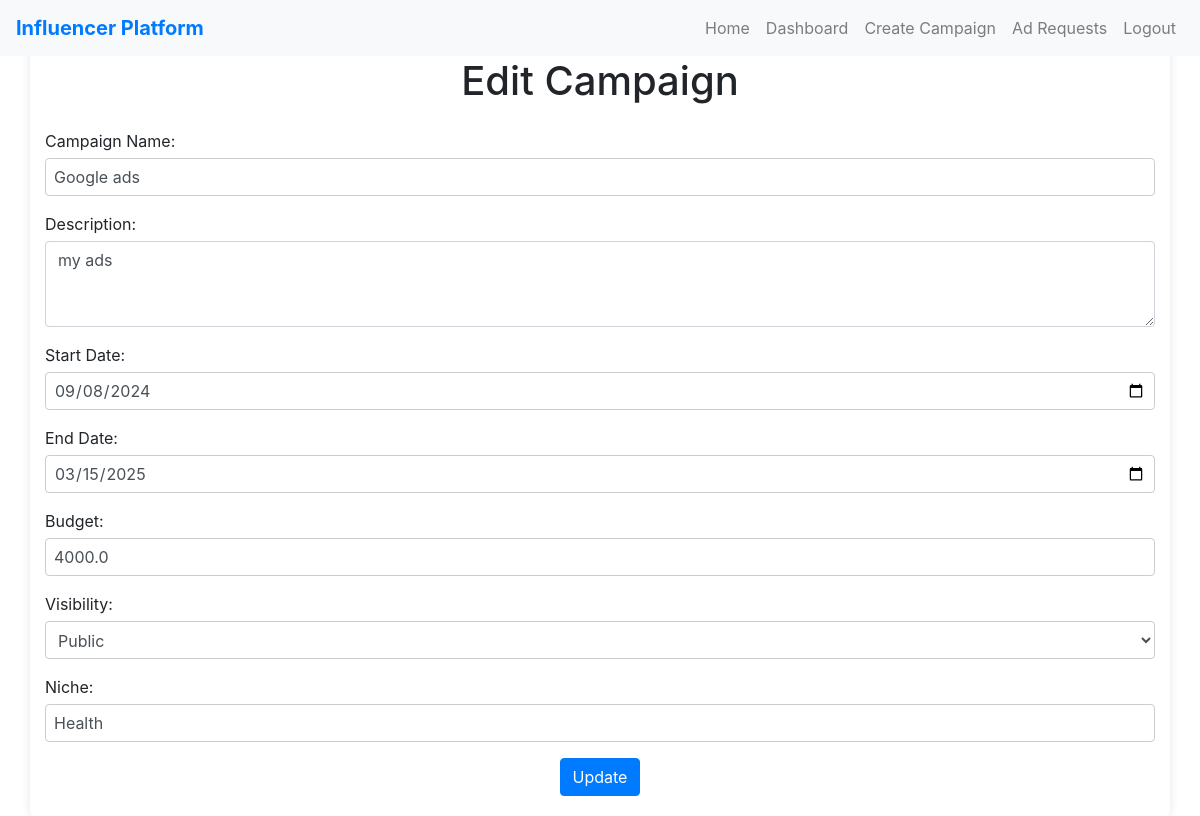
Page /sponsor/edit_campaign/1 (signed in) on the committed database.
### app.py (models this page shows, shortened)
class Campaign(db.Model):
    id = db.Column(db.Integer, primary_key=True)
    name = db.Column(db.String(100), nullable=False)
    description = db.Column(db.Text, nullable=False)
    start_date = db.Column(db.Date)
    end_date = db.Column(db.Date)
    budget = db.Column(db.Float)
    visibility = db.Column(db.Boolean)  # Public or Private
    sponsor_id = db.Column(db.Integer, ForeignKey('user.id'))
    sponsor = relationship('User', foreign_keys=[sponsor_id])
    niche = db.Column(db.String(100))  # New field for categorization

### app.py (the view, shortened to what this page needs)
@app.route('/sponsor/edit_campaign/<int:id>', methods=['GET', 'POST'])
def edit_campaign(id):
    if 'username' in session and session['role'] == 'Sponsor':
        campaign = Campaign.query.get_or_404(id)
        return render_template('edit_campaign.html', campaign=campaign)
    else:
        flash('Unauthorized access. Please log in as Sponsor.', 'danger')
        return redirect(url_for('login'))

### templates/edit_campaign.html (shortened to what this page needs)
<!DOCTYPE html>
<html lang="en">
<head>
    <link rel="stylesheet" href="{{ url_for('static', filename='style.css') }}">
    <link href="https://stackpath.bootstrapcdn.com/bootstrap/4.5.2/css/bootstrap.min.css" rel="stylesheet">
</head>
<body>
    <nav class="navbar navbar-expand-lg navbar-light bg-light fixed-top">
        <a class="navbar-brand" href="{{ url_for('index') }}">Influencer Platform</a>
        <div class="collapse navbar-collapse" id="navbarNav">
            <ul class="navbar-nav ml-auto">
                <li class="nav-item">
                    <a class="nav-link" href="{{ url_for('index') }}">Home</a>
                </li>
                <li class="nav-item">
                    <a class="nav-link" href="{{ url_for('sponsor_dashboard') }}">Dashboard</a>
                </li>
                <li class="nav-item">
                    <a class="nav-link" href="{{ url_for('create_campaign') }}">Create Campaign</a>
                </li>
                <li class="nav-item">
                    <a class="nav-link" href="{{ url_for('ad_requests') }}">Ad Requests</a>
                </li>
                <li class="nav-item">
                    <a class="nav-link" href="{{ url_for('logout') }}">Logout</a>
                </li>
            </ul>
        </div>
    </nav>
    <div class="container mt-5 pt-4">
        <h1>Edit Campaign</h1>
        <form method="POST" class="mt-4">
            <div class="form-group">
                <label for="name">Campaign Name:</label>
                <input type="text" class="form-control" id="name" name="name" value="{{ campaign.name }}" required>
            </div>
            <div class="form-group">
                <label for="description">Description:</label>
                <textarea class="form-control" id="description" name="description" rows="3" required>{{ campaign.description }}</textarea>
            </div>
            <div class="form-group">
                <label for="start_date">Start Date:</label>
                <input type="date" class="form-control" id="start_date" name="start_date" value="{{ campaign.start_date }}">
            </div>
            <div class="form-group">
                <label for="end_date">End Date:</label>
                <input type="date" class="form-control" id="end_date" name="end_date" value="{{ campaign.end_date }}">
            </div>
            <div class="form-group">
                <label for="budget">Budget:</label>
                <input type="number" class="form-control" id="budget" name="budget" step="0.01" value="{{ campaign.budget }}" required>
            </div>
            <div class="form-group">
                <label for="visibility">Visibility:</label>
                <select class="form-control" id="visibility" name="visibility">
                    <option value="public" {% if campaign.visibility %}selected{% endif %}>Public</option>
                </select>
            </div>
            <div class="form-group">
                <label for="niche">Niche:</label>
                <input type="text" class="form-control" id="niche" name="niche" value="{{ campaign.niche }}" required>
            </div>
            <button type="submit" class="btn btn-primary">Update</button>
        </form>
    </div>
</body>
</html>

### static/style.css (style rules this page uses)
body { font-family: Arial, sans-serif; background-color: #f7f7f7; margin: 0; padding: 0; display: flex; justify-content: center; align-items: center; height: 100vh; }
.container { background-color: #fff; padding: 20px; border-radius: 5px; box-shadow: 0 0 10px rgba(0, 0, 0, 0.1); width: 300px; text-align: center; }
.form-group { margin-bottom: 15px; text-align: left; }
.form-group label { display: block; margin-bottom: 5px; }
.form-group input, .form-group select { width: 100%; padding: 8px; box-sizing: border-box; border: 1px solid #ccc; border-radius: 4px; }
button { background-color: #5cb85c; color: white; padding: 10px 15px; border: none; border-radius: 4px; cursor: pointer; }
a { color: #5cb85c; text-decoration: none; }
body { font-family: 'Helvetica Neue', Helvetica, Arial, sans-serif; }
.navbar-brand { font-weight: bold; color: #007bff !important; }

### rows in the picture
Campaign: name "Google ads", description "my ads", start_date "09/08/2024", end_date "03/15/2025", budget "4000.0", visibility "Public", niche "Health"
